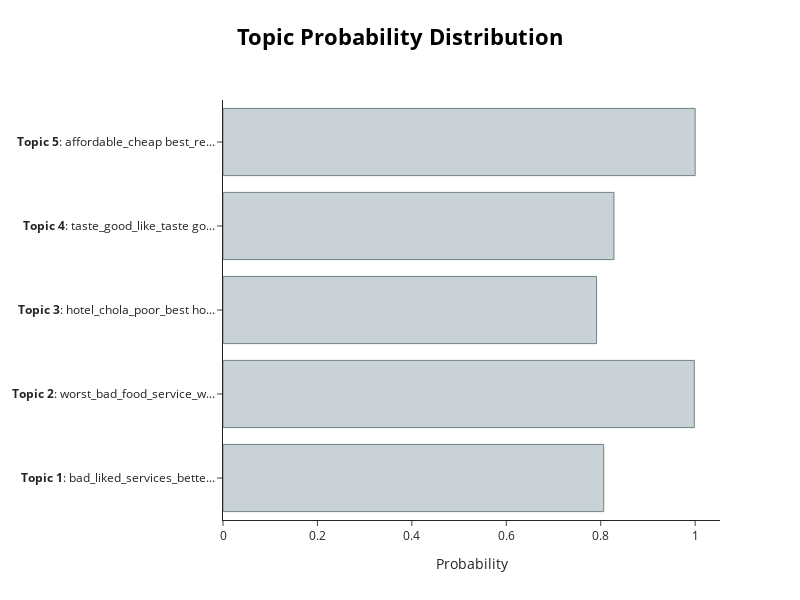

Source (notebook cell):
### Code cell
model.visualize_distribution(probs, min_probability=0.015)

### Figure 1 — Plotly figure (JSON) as saved in the notebook; plotly's stock layout.template omitted (floating-point values rounded to 4 significant figures)
{"data": [{"marker": {"color": "#C8D2D7", "line": {"color": "#6E8484", "width": 1}}, "orientation": "h", "type": "bar", "x": [0.8063, 0.9982, 0.7911, 0.828, 1], "y": ["<b>Topic 1</b>: bad_liked_services_bette...", "<b>Topic 2</b>: worst_bad_food_service_w...", "<b>Topic 3</b>: hotel_chola_poor_best ho...", "<b>Topic 4</b>: taste_good_like_taste go...", "<b>Topic 5</b>: affordable_cheap best_re..."]}], "layout": {"height": 600, "hoverlabel": {"bgcolor": "white", "font": {"family": "Rockwell", "size": 16}}, "title": {"font": {"color": "Black", "size": 22}, "text": "<b>Topic Probability Distribution</b>", "x": 0.5, "xanchor": "center", "y": 0.95, "yanchor": "top"}, "width": 800, "xaxis": {"title": {"text": "Probability"}}}}
